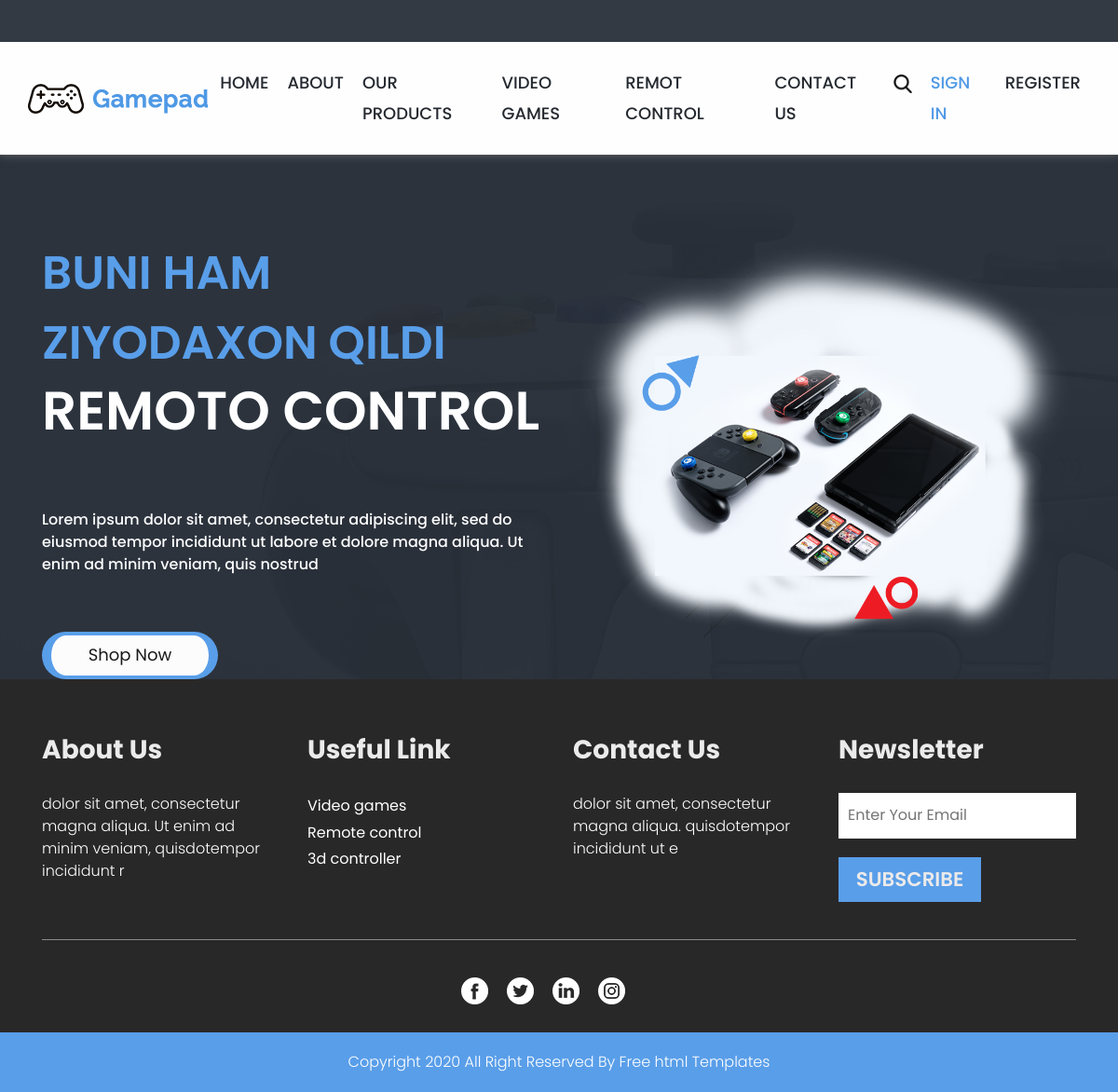
The page /video/ on the database its author committed.
### blog/models.py (models this page shows)
class Face(models.Model):
    name = models.CharField(max_length=200)
    image = models.ImageField(upload_to='face/')

### blog/views.py (the view)
# urls.py: path('video/',    Video,     name="video"),
def Video(request):
    face = Face.objects.all()
    context = {
        'face': face
    }
    return render(request, 'video.html', context=context)

### templates/video.html
{% extends 'base.html' %}
{% load static %}
{% block content %}
  <div class="video_section layout_padding padding_video_0">
    <div class="container">
      {% for fac in face%}
      <div class="row">
        <div class="col-md-6">
          <h1 class="video_text_2">{{fac.name}}</h1>
          <h1 class="controller_text_2">remoto control</h1>
          <p class="banner_text_2">Lorem ipsum dolor sit amet, consectetur adipiscing elit, sed do eiusmod tempor incididunt ut labore et dolore magna aliqua. Ut enim ad minim veniam, quis nostrud</p>
          <div class="shop_bt"><a href="#">Shop Now</a></div>
        </div>
        <div class="col-md-6">
          <div class="image_4"><img src="{{fac.image.url}}"></div>
        </div>
      </div>
      {% endfor %}
    </div>
  </div>
{% endblock content %}

### static/css/style.css (style rules this page uses)
* { box-sizing: border-box !important; transition: ease all 0.5s; }
html { scroll-behavior: smooth; }
body { color: #666666; font-size: 14px; font-family:Poppins; line-height: 1.80857; font-weight: normal; overflow-x: hidden; }
a { color: #1f1f1f; text-decoration: none !important; outline: none !important; -webkit-transition: all .3s ease-in-out; -moz-transition: all .3s ease-in-out; -ms-transition: all .3s ease-in-out; -o-transition: all .3s ease-in-out; transition: all .3s ease-in-out; }
h1, h2, h3, h4, h5, h6 { letter-spacing: 0; font-weight: normal; position: relative; padding: 0 0 10px 0; font-weight: normal; line-height: normal; color: #111111; margin: 0 }
h1 { font-size: 24px }
*, *::after, *::before { -webkit-box-sizing: border-box; -moz-box-sizing: border-box; box-sizing: border-box; }
p { margin: 20px; font-weight: 300; font-size: 15px; line-height: 24px; }
a { color: #222222; text-decoration: none; outline: none !important; }
a, .btn { text-decoration: none !important; outline: none !important; -webkit-transition: all .3s ease-in-out; -moz-transition: all .3s ease-in-out; -ms-transition: all .3s ease-in-out; -o-transition: all .3s ease-in-out; transition: all .3s ease-in-out; }
img { max-width: 100%; height: auto; }
.layout_padding { padding-top: 90px; padding-bottom: 0px; }
.shop_bt { width: 35%; float: left; font-size: 18px; text-align: center; background-color: #fcfcfd; color: #191919; border-left: 10px solid #599ee9; border-radius: 30px; border-right: 10px solid #599ee9; border-top: 4px solid #599ee9; border-bottom: 4px solid #599ee9; padding: 5px 0px; margin-top: 40px; }
.shop_bt a { color: #191919; }
.video_section { width: 100%; float: left; background-image: url(../images/videobg.png); height: auto; margin-top: 90px; }
.video_text_2 { width: 100%; float: left; font-size: 50px; color: #599ee9; font-weight: 600; text-transform: uppercase; }
.controller_text_2 { width: 100%; float: left; font-size: 58px; color: #fefeff; font-weight: 600; text-transform: uppercase; line-height: 50px; }
.banner_text_2 { width: 100%; float: left; font-size: 16px; color: #fefeff; font-weight: 500; margin-left: 0px; padding-top: 50px; }
.padding_video_0 { margin-top: 0px; }

### rows shown on the page
Face: name "BUNI HAM ZIYODAXON QILDI", image (picture)
